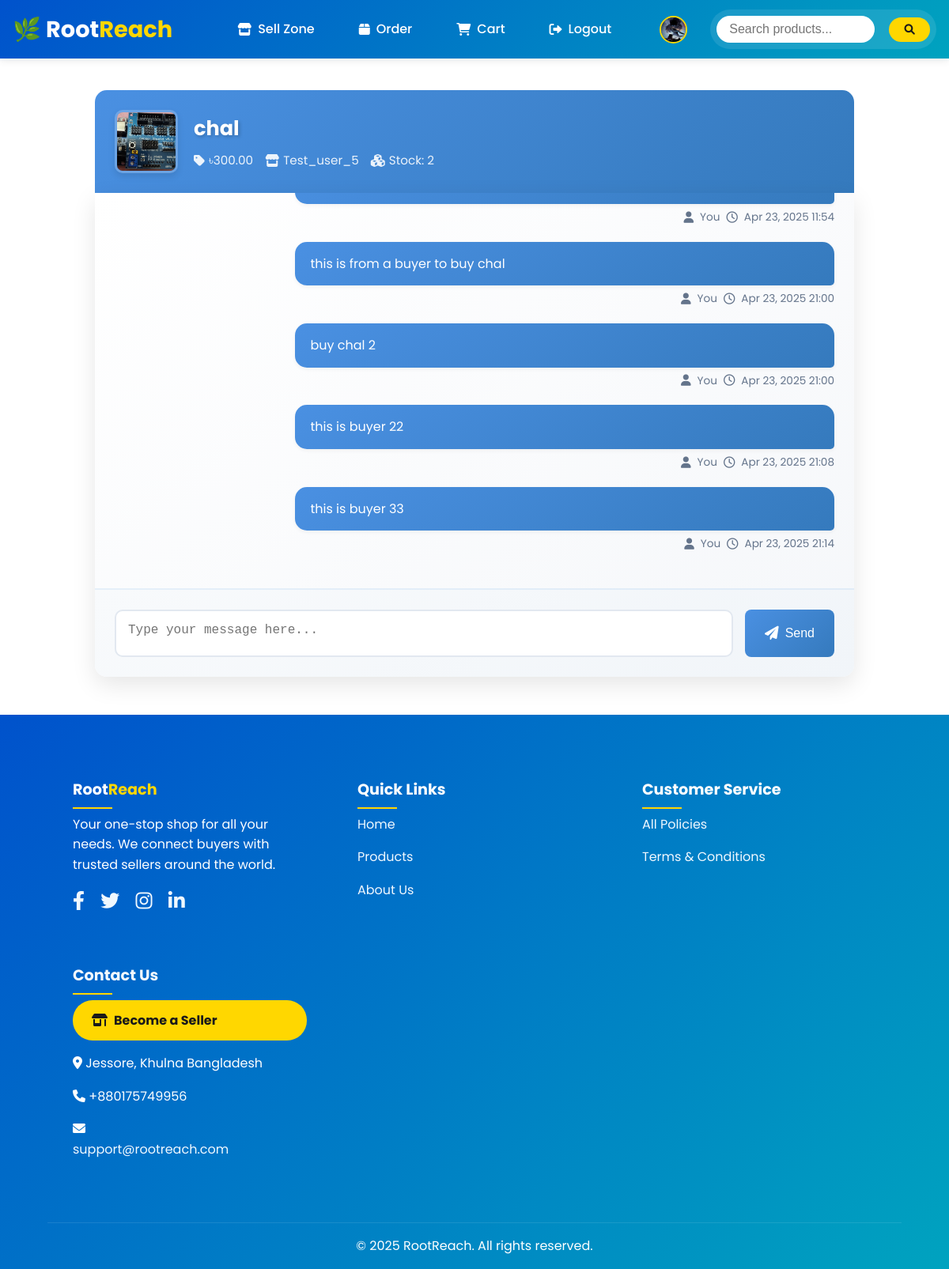
Screenshot of /product/2/chat/ (signed in) with the database file from the repository.
### core/models.py (models this page shows, shortened)
class CustomUser(AbstractUser):
    user_type = models.CharField(max_length=10, choices=USER_TYPES, default='buyer')
    phone = models.CharField(max_length=20)
    profile_image = models.ImageField(upload_to='profiles/', default='profiles/default.jpg')
    location = models.CharField(max_length=100)
    address = models.TextField()
    gender = models.CharField(max_length=10, choices=GENDER_CHOICES)
    is_seller_approved = models.BooleanField(default=False)
    def is_seller(self):
        return self.user_type == 'seller' and self.is_seller_approved

class Product(models.Model):
    seller = models.ForeignKey(CustomUser, on_delete=models.CASCADE, limit_choices_to={'user_type': 'seller'})
    name = models.CharField(max_length=255)
    price = models.DecimalField(max_digits=10, decimal_places=2)
    discounted_price = models.DecimalField(max_digits=10, decimal_places=2, null=True, blank=True)
    description = models.TextField()
    region = models.CharField(max_length=100)
    stock = models.PositiveIntegerField()
    category = models.ForeignKey(Category, on_delete=models.SET_NULL, null=True)
    image = models.ImageField(upload_to='products/')
    rating = models.DecimalField(max_digits=3, decimal_places=2, default=0.0)  # average rating
    created_at = models.DateTimeField(auto_now_add=True)

class ChatMessage(models.Model):
    product = models.ForeignKey(Product, on_delete=models.CASCADE)
    buyer = models.ForeignKey(CustomUser, related_name='buyer_messages', on_delete=models.CASCADE, null=True, blank=True)
    seller = models.ForeignKey(CustomUser, related_name='seller_messages', on_delete=models.CASCADE, null=True, blank=True)
    message = models.TextField()
    timestamp = models.DateTimeField(auto_now_add=True)

### core/views.py (the view, shortened to what this page needs)
# urls.py: path('product/<int:pk>/chat/', views.product_chat, name='product_chat'),
def product_chat(request, pk):
    product = get_object_or_404(Product, id=pk)
    form = ChatMessageForm(request.POST or None)
    if request.user == product.seller:
        buyer = ChatMessage.objects.filter(product=product).exclude(buyer=None).order_by('-timestamp').first()
        buyer_user = buyer.buyer if buyer else None
    else:
        buyer_user = request.user
    messages = ChatMessage.objects.filter(
        product=product
    ).filter(
        Q(buyer=request.user) | Q(seller=request.user)
    ).order_by("timestamp")
    return render(request, 'product_chat.html', {
        'product': product,
        'form': form,
        'messages': messages,
        'user': request.user
    })

### core/forms.py
class ChatMessageForm(forms.ModelForm):
    class Meta:
        model = ChatMessage
        fields = ['message']

### core/context_processors.py (called while the page is built)
def cart_item_count(request):
    if request.user.is_authenticated and request.user.user_type == 'buyer':
        count = CartItem.objects.filter(user=request.user).count()
    else:
        count = 0
    return {'cart_item_count': count}

### core/templates/product_chat.html (shortened to what this page needs)
{% extends "base.html" %}
{% load static %}
{% block content %}
<div class="chat-container">
    <div class="chat-header">
        {% if product.image %}
            <img src="{{ product.image.url }}" alt="{{ product.name }}" class="product-image">
        {% endif %}
        <div class="chat-header-info">
            <h2>{{ product.name }}</h2>
            <div class="chat-header-meta">
                <span><i class="fas fa-tag"></i> ৳{{ product.discounted_price|default:product.price }}</span>
                <span><i class="fas fa-store"></i> {{ product.seller.username }}</span>
                <span><i class="fas fa-cubes"></i> Stock: {{ product.stock }}</span>
            </div>
        </div>
    </div>
    <div class="chat-body">
        <div class="messages-container" id="messages">
            {% if messages %}
                {% for message in messages %}
                    <div class="message {% if message.buyer == request.user %}sender{% else %}receiver{% endif %}">
                        <div class="message-content">
                            {{ message.message }}
                        </div>
                        <div class="message-meta">
                            <i class="fas {% if message.buyer == request.user %}fa-user{% else %}fa-store{% endif %}"></i>
                            {% if message.buyer == request.user %}
                                You
                            {% else %}
                                {{ message.seller.username }}
                            {% endif %}
                            <i class="far fa-clock"></i>
                            {{ message.timestamp|date:"M d, Y H:i" }}
                        </div>
                    </div>
                {% endfor %}
            {% else %}
                <div class="no-messages">
                    <i class="fas fa-comments"></i>
                    <p>Start the conversation with the seller!</p>
                </div>
            {% endif %}
        </div>
        <div class="chat-input">
            <form method="POST" class="chat-form">
                <textarea name="message" class="chat-textarea" placeholder="Type your message here..." required></textarea>
                <button type="submit" class="send-button">
                    <i class="fas fa-paper-plane"></i>
                    Send
                </button>
            </form>
        </div>
    </div>
</div>
{% endblock %}

### core/templates/base.html (shortened to what this page needs)
{% load static %}
<!DOCTYPE html>
<html lang="en">
<head>
    <link rel="stylesheet" href="https://cdnjs.cloudflare.com/ajax/libs/font-awesome/6.0.0/css/all.min.css">
    <link rel="stylesheet" href="{% static 'css/styles.css' %}">
</head>
<body>
<header class="header">
    <nav class="navbar">
        <div class="nav-left">
            <h1><a href="{% url 'home' %}" class="logo">🌿 Root<span>Reach</span></a></h1>
        </div>
        <div class="nav-center">
            {% if user.is_authenticated %}
                {% if user.is_seller %}
                    <a href="{% url 'sell_zone' %}" class="nav-link">
                        <i class="fas fa-store"></i>
                        <span>Sell Zone</span>
                    </a>
                {% endif %}
                <a href="{% url 'order_tracking' %}" class="nav-link">
                    <i class="fas fa-box"></i>
                    <span>Order </span>
                </a>
                <a href="{% url 'cart' %}" class="nav-link">
                    <i class="fas fa-shopping-cart"></i>
                    <span>Cart</span>
                </a>
                <a href="{% url 'logout' %}" class="nav-link">
                    <i class="fas fa-sign-out-alt"></i>
                    <span>Logout</span>
                </a>
                <div class="profile-nav-item">
                    <a href="{% url 'profile' %}" class="profile-nav-link">
                        {% if user.profile_image %}
                            <img src="{{ user.profile_image.url }}" alt="Profile Picture" class="profile-nav-picture">
                        {% else %}
                            <div class="profile-nav-text">
                                <i class="fas fa-user"></i>
                                <span>Profile</span>
                            </div>
                        {% endif %}
                    </a>
                </div>
            {% endif %}
        </div>
        <div class="nav-right">
            <div class="search-container">
                <form method="get" action="{% url 'search_products' %}" class="search-form">
                    <input type="text" name="q" placeholder="Search products..." class="form-control">
                    <button type="submit" class="btn btn-primary"><i class="fas fa-search"></i></button>
                </form>
            </div>
        </div>
    </nav>
</header>
<main>
    <div class="container">
        {% block content %}{% endblock %}
    </div>
</main>
<footer class="footer">
    <div class="container">
        <div class="footer-content">
            <div class="footer-section">
                <h3 class="footer-title">
                    <span style="color: white;">Root</span><span style="color: #ffd700;">Reach</span>
                  </h3>
                <p>Your one-stop shop for all your needs. We connect buyers with trusted sellers around the world.</p>
                <div style="margin-top: 20px;">
                    <a href="#"><i class="fab fa-facebook-f"></i></a>
                    <a href="#"><i class="fab fa-twitter"></i></a>
                    <a href="#"><i class="fab fa-instagram"></i></a>
                    <a href="#"><i class="fab fa-linkedin-in"></i></a>
                </div>
            </div>
            <div class="footer-section">
                <h3 class="footer-title" style="color: white;">Quick Links</h3>
                <ul class="footer-links">
                    <li><a href="{% url 'home' %}">Home</a></li>
                    <li><a href="#">Products</a></li>
                    <li><a href="{% url 'about' %}">About Us</a></li>
                </ul>
            </div>
            <div class="footer-section">
                <h3 class="footer-title" style="color: white;">Customer Service</h3>
                <ul class="footer-links">
                    <li><a href="{% url 'all_policies' %}">All Policies</a></li>
                    <li><a href="{% url 'terms_conditions' %}">Terms & Conditions</a></li>
                </ul>
            </div>
            <div class="footer-section">
                <h3 class="footer-title" style="color: #fffffff4;">Contact Us</h3>
                <ul class="footer-links">
                    <li>
                        <a href="{% url 'apply_seller_status' %}" class="become-seller-btn" data-is-authenticated="{{ user.is_authenticated|yesno:'true,false' }}">
                            <i class="fa-solid fa-shop"></i> Become a Seller
                        </a>
                    </li>
                    <li><i class="fas fa-map-marker-alt"></i> Jessore, Khulna Bangladesh</li>
                    <li><i class="fas fa-phone"></i> +880175749956 </li>
                    <li><i class="fas fa-envelope"></i> <a href="mailto:support@rootreach.com">support@rootreach.com</a></li>
                </ul>
            </div>
        </div>
        <div class="footer-bottom">
            <p>© 2025 RootReach. All rights reserved.</p>
        </div>
    </div>
</footer>
</body>
</html>

### core/static/css/styles.css (style rules this page uses)
:root { --primary: #1e88e5; --secondary: #ffeb3b; --accent: #4fc3f7; --background: #ffffff; --text-dark: #212121; --text-light: #ffffff; --gray-light: #f5f5f5; --gray-medium: #e0e0e0; --gray-dark: #757575; --box-shadow: 0 4px 6px rgba(0, 0, 0, 0.1); --border-radius: 8px; }
* { margin: 0; padding: 0; box-sizing: border-box; }
body { font-family: 'Poppins', sans-serif; background-color: var(--background); color: var(--text-dark); line-height: 1.6; }
.container { width: 90%; max-width: 1200px; margin: 0 auto; }
.header { background-color: var(--background); box-shadow: var(--box-shadow); padding: 20px 0; position: sticky; top: 0; z-index: 1000; }
.navbar { display: flex; justify-content: space-between; align-items: center; }
.logo { font-size: 28px; font-weight: 600; color: var(--primary); text-decoration: none; }
.logo span { color: var(--secondary); }
.btn { display: inline-block; padding: 10px 20px; border-radius: var(--border-radius); text-decoration: none; font-weight: 500; transition: all 0.3s ease; }
.btn-primary { background-color: var(--primary); color: var(--text-light); border: none; }
.form-control { width: 100%; padding: 10px; border: 1px solid var(--gray-medium); border-radius: var(--border-radius); font-size: 16px; }
.search-form { display: flex; align-items: center; }
.search-form input { margin-right: 10px; }
.footer { background-color: var(--gray-light); padding: 40px 0; margin-top: 40px; }
.footer-content { display: grid; grid-template-columns: repeat(auto-fit, minmax(200px, 1fr)); gap: 30px; }
.footer-section h3 { color: var(--primary); margin-bottom: 15px; }
.footer-links { list-style: none; }
.footer-links li { margin-bottom: 10px; }
.footer-links a { color: var(--text-dark); text-decoration: none; transition: color 0.3s ease; }
.footer-bottom { text-align: center; margin-top: 20px; padding-top: 20px; border-top: 1px solid var(--gray-medium); }

### core/templates/product_chat.html (style rules this page uses)
.chat-container { max-width: 1000px; margin: 40px auto; padding: 0 20px; }
.chat-header { background: linear-gradient(135deg, #4a90e2, #357abd); padding: 25px; border-radius: 15px 15px 0 0; color: white; display: flex; align-items: center; gap: 20px; }
.product-image { width: 80px; height: 80px; border-radius: 10px; object-fit: cover; border: 3px solid rgba(255, 255, 255, 0.2); box-shadow: 0 4px 8px rgba(0, 0, 0, 0.1); transition: transform 0.3s ease; }
.chat-header-info h2 { font-size: 1.6rem; margin: 0 0 8px 0; text-shadow: 2px 2px 4px rgba(0, 0, 0, 0.2); }
.chat-header-meta { display: flex; gap: 15px; font-size: 0.95rem; color: rgba(255, 255, 255, 0.9); }
.chat-header-meta span { display: flex; align-items: center; gap: 5px; }
.chat-header-meta i { font-size: 1rem; }
.chat-body { background: linear-gradient(145deg, #ffffff, #f5f7fa); border-radius: 0 0 15px 15px; box-shadow: 0 10px 30px rgba(0, 0, 0, 0.1); overflow: hidden; }
.messages-container { height: 500px; overflow-y: auto; padding: 25px; scrollbar-width: thin; scrollbar-color: #4a90e2 #f1f5f9; }
.message { display: flex; flex-direction: column; max-width: 75%; margin-bottom: 20px; animation: fadeIn 0.3s ease-out; }
.message.sender { margin-left: auto; }
.message-content { padding: 15px 20px; border-radius: 15px; position: relative; box-shadow: 0 2px 5px rgba(0, 0, 0, 0.05); }
.sender .message-content { background: linear-gradient(145deg, #4a90e2, #357abd); color: white; border-bottom-right-radius: 5px; }
.message-meta { font-size: 0.85rem; margin-top: 6px; display: flex; align-items: center; gap: 8px; }
.sender .message-meta { justify-content: flex-end; color: #64748b; }
.message-meta i { font-size: 0.9rem; }
.chat-input { padding: 25px; background: linear-gradient(145deg, #f8fafc, #f1f5f9); border-top: 2px solid rgba(74, 144, 226, 0.1); }
.chat-form { display: flex; gap: 15px; }
.chat-textarea { flex: 1; padding: 15px; border: 2px solid #e2e8f0; border-radius: 10px; font-size: 1rem; resize: none; height: 60px; transition: all 0.3s ease; background-color: white; }
.send-button { padding: 0 25px; background: linear-gradient(135deg, #4a90e2, #357abd); color: white; border: none; border-radius: 8px; cursor: pointer; transition: all 0.3s ease; display: flex; align-items: center; gap: 8px; font-size: 1rem; font-weight: 500; }
.send-button i { font-size: 1.1rem; }

### rows the page displays
CustomUser: profile_image (picture)
Product: image (picture), name "chal", discounted_price "300.00", seller.username "Test_user_5", stock "2"
ChatMessage: shows "You", timestamp "Apr 23, 2025 11:54"
ChatMessage: message "this is from a buyer to buy chal", shows "You", timestamp "Apr 23, 2025 21:00"
ChatMessage: message "buy chal 2", shows "You", timestamp "Apr 23, 2025 21:00"
ChatMessage: message "this is buyer 22", shows "You", timestamp "Apr 23, 2025 21:08"
ChatMessage: message "this is buyer 33", shows "You", timestamp "Apr 23, 2025 21:14"
